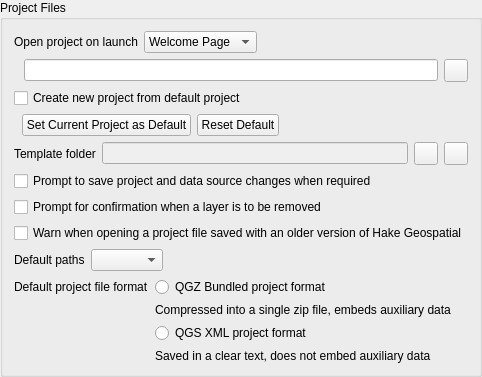
                <widget class="QgsCollapsibleGroupBox" name="groupBox_11">
                 <property name="title">
                  <string>Project Files</string>
                 </property>
                 <layout class="QGridLayout" name="gridLayout_38">
                  <item row="0" column="0">
                   <layout class="QGridLayout" name="gridLayout_4">
                    <item row="0" column="2" colspan="2">
                     <widget class="QComboBox" name="mProjectOnLaunchCmbBx">
                      <property name="sizePolicy">
                       <sizepolicy hsizetype="Maximum" vsizetype="Fixed">
                        <horstretch>0</horstretch>
                        <verstretch>0</verstretch>
                       </sizepolicy>
                      </property>
                      <item>
                       <property name="text">
                        <string>Welcome Page</string>
                       </property>
                      </item>
                      <item>
                       <property name="text">
                        <string>Most recent</string>
                       </property>
                      </item>
                      <item>
                       <property name="text">
                        <string>Specific</string>
                       </property>
                      </item>
                      <item>
                       <property name="text">
                        <string>New</string>
                       </property>
                      </item>
                     </widget>
                    </item>
                    <item row="1" column="5">
                     <widget class="QToolButton" name="mProjectOnLaunchPushBtn">
                      <property name="sizePolicy">
                       <sizepolicy hsizetype="Maximum" vsizetype="Fixed">
                        <horstretch>0</horstretch>
                        <verstretch>0</verstretch>
                       </sizepolicy>
                      </property>
                      <property name="toolTip">
                       <string>Select file</string>
                      </property>
                      <property name="statusTip">
                       <string/>
                      </property>
                      <property name="text">
                       <string/>
                      </property>
                      <property name="icon">
                       <iconset resource="../../images/images.qrc">
                        <normaloff>:/images/themes/default/mActionFileOpen.svg</normaloff>:/images/themes/default/mActionFileOpen.svg</iconset>
                      </property>
                     </widget>
                    </item>
                    <item row="1" column="0">
                     <spacer name="horizontalSpacer_35">
                      <property name="orientation">
                       <enum>Qt::Orientation::Horizontal</enum>
                      </property>
                      <property name="sizeType">
                       <enum>QSizePolicy::Policy::Fixed</enum>
                      </property>
                      <property name="sizeHint" stdset="0">
                       <size>
                        <width>4</width>
                        <height>20</height>
                       </size>
                      </property>
                     </spacer>
                    </item>
                    <item row="0" column="4">
                     <spacer name="horizontalSpacer_36">
                      <property name="orientation">
                       <enum>Qt::Orientation::Horizontal</enum>
                      </property>
                      <property name="sizeHint" stdset="0">
                       <size>
                        <width>40</width>
                        <height>20</height>
                       </size>
                      </property>
                     </spacer>
                    </item>
                    <item row="1" column="1" colspan="4">
                     <widget class="QLineEdit" name="mProjectOnLaunchLineEdit">
                      <property name="sizePolicy">
                       <sizepolicy hsizetype="Expanding" vsizetype="Fixed">
                        <horstretch>0</horstretch>
                        <verstretch>0</verstretch>
                       </sizepolicy>
                      </property>
                     </widget>
                    </item>
                    <item row="0" column="0" colspan="2">
                     <widget class="QLabel" name="label_54">
                      <property name="sizePolicy">
                       <sizepolicy hsizetype="Maximum" vsizetype="Preferred">
                        <horstretch>0</horstretch>
                        <verstretch>0</verstretch>
                       </sizepolicy>
                      </property>
                      <property name="text">
                       <string>Open project on launch</string>
                      </property>
                     </widget>
                    </item>
                   </layout>
                  </item>
                  <item row="1" column="0">
                   <widget class="QCheckBox" name="cbxProjectDefaultNew">
                    <property name="text">
                     <string>Create new project from default project</string>
                    </property>
                   </widget>
                  </item>
                  <item row="2" column="0">
                   <layout class="QHBoxLayout" name="horizontalLayout_16">
                    <item>
                     <spacer name="horizontalSpacer_22">
                      <property name="orientation">
                       <enum>Qt::Orientation::Horizontal</enum>
                      </property>
                      <property name="sizeType">
                       <enum>QSizePolicy::Policy::Fixed</enum>
                      </property>
                      <property name="sizeHint" stdset="0">
                       <size>
                        <width>8</width>
                        <height>20</height>
                       </size>
                      </property>
                     </spacer>
                    </item>
                    <item>
                     <widget class="QPushButton" name="pbnProjectDefaultSetCurrent">
                      <property name="text">
                       <string>Set Current Project as Default</string>
                      </property>
                     </widget>
                    </item>
                    <item>
                     <widget class="QPushButton" name="pbnProjectDefaultReset">
                      <property name="text">
                       <string>Reset Default</string>
                      </property>
                     </widget>
                    </item>
                    <item>
                     <spacer name="horizontalSpacer_9">
                      <property name="orientation">
                       <enum>Qt::Orientation::Horizontal</enum>
                      </property>
                      <property name="sizeHint" stdset="0">
                       <size>
                        <width>40</width>
                        <height>20</height>
                       </size>
                      </property>
                     </spacer>
                    </item>
                   </layout>
                  </item>
                  <item row="3" column="0">
                   <layout class="QHBoxLayout" name="horizontalLayout_15">
                    <item>
                     <widget class="QLabel" name="label_31">
                      <property name="text">
                       <string>Template folder</string>
                      </property>
                     </widget>
                    </item>
                    <item>
                     <widget class="QLineEdit" name="leTemplateFolder">
                      <property name="enabled">
                       <bool>false</bool>
                      </property>
                     </widget>
                    </item>
                    <item>
                     <widget class="QToolButton" name="pbnTemplateFolderBrowse">
                      <property name="toolTip">
                       <string>Select folder</string>
                      </property>
                      <property name="text">
                       <string/>
                      </property>
                      <property name="icon">
                       <iconset resource="../../images/images.qrc">
                        <normaloff>:/images/themes/default/mActionFileOpen.svg</normaloff>:/images/themes/default/mActionFileOpen.svg</iconset>
                      </property>
                     </widget>
                    </item>
                    <item>
                     <widget class="QToolButton" name="pbnTemplateFolderReset">
                      <property name="toolTip">
                       <string>Reset</string>
                      </property>
                      <property name="text">
                       <string/>
                      </property>
                      <property name="icon">
                       <iconset resource="../../images/images.qrc">
                        <normaloff>:/images/themes/default/mActionUndo.svg</normaloff>:/images/themes/default/mActionUndo.svg</iconset>
                      </property>
                     </widget>
                    </item>
                   </layout>
                  </item>
                  <item row="4" column="0">
                   <widget class="QCheckBox" name="chbAskToSaveProjectChanges">
                    <property name="text">
                     <string>Prompt to save project and data source changes when required</string>
                    </property>
                   </widget>
                  </item>
                  <item row="5" column="0">
                   <widget class="QCheckBox" name="mLayerDeleteConfirmationChkBx">
                    <property name="text">
                     <string>Prompt for confirmation when a layer is to be removed</string>
                    </property>
                   </widget>
                  </item>
                  <item row="6" column="0">
                   <widget class="QCheckBox" name="chbWarnOldProjectVersion">
                    <property name="text">
                     <string>Warn when opening a project file saved with an older version of Hake Geospatial</string>
                    </property>
                   </widget>
                  </item>
                  <item row="7" column="0">
                   <layout class="QHBoxLayout" name="horizontalLayout_2">
                    <item>
                     <widget class="QLabel" name="mDefaultPathsLabel">
                      <property name="text">
                       <string>Default paths</string>
                      </property>
                     </widget>
                    </item>
                    <item>
                     <widget class="QComboBox" name="mDefaultPathsComboBox"/>
                    </item>
                    <item>
                     <spacer name="horizontalSpacer_24">
                      <property name="orientation">
                       <enum>Qt::Orientation::Horizontal</enum>
                      </property>
                      <property name="sizeHint" stdset="0">
                       <size>
                        <width>40</width>
                        <height>20</height>
                       </size>
                      </property>
                     </spacer>
                    </item>
                   </layout>
                  </item>
                  <item row="8" column="0">
                   <layout class="QGridLayout" name="gridLayout_31">
                    <item row="0" column="0">
                     <widget class="QLabel" name="label_67">
                      <property name="text">
                       <string>Default project file format</string>
                      </property>
                     </widget>
                    </item>
                    <item row="0" column="1">
                     <widget class="QRadioButton" name="mFileFormatQgzButton">
                      <property name="sizePolicy">
                       <sizepolicy hsizetype="Expanding" vsizetype="Fixed">
                        <horstretch>0</horstretch>
                        <verstretch>0</verstretch>
                       </sizepolicy>
                      </property>
                      <property name="text">
                       <string>QGZ Bundled project format</string>
                      </property>
                      <attribute name="buttonGroup">
                       <string notr="true">mDefaultProjectFileFormatButtonGroup</string>
                      </attribute>
                     </widget>
                    </item>
                    <item row="1" column="1">
                     <widget class="QLabel" name="mFileFormatQgzDescription">
                      <property name="text">
                       <string>Compressed into a single zip file, embeds auxiliary data</string>
                      </property>
                      <property name="wordWrap">
                       <bool>true</bool>
                      </property>
                     </widget>
                    </item>
                    <item row="2" column="1">
                     <widget class="QRadioButton" name="mFileFormatQgsButton">
                      <property name="sizePolicy">
                       <sizepolicy hsizetype="Expanding" vsizetype="Fixed">
                        <horstretch>0</horstretch>
                        <verstretch>0</verstretch>
                       </sizepolicy>
                      </property>
                      <property name="toolTip">
                       <string>The auxiliary data will be kept in a separate .qgd data file which must be distributed along with the .qgs project file.</string>
                      </property>
                      <property name="text">
                       <string>QGS XML project format</string>
                      </property>
                      <attribute name="buttonGroup">
                       <string notr="true">mDefaultProjectFileFormatButtonGroup</string>
                      </attribute>
                     </widget>
                    </item>
                    <item row="3" column="1">
                     <widget class="QLabel" name="mFileFormatQgsDescription">
                      <property name="text">
                       <string>Saved in a clear text, does not embed auxiliary data</string>
                      </property>
                      <property name="wordWrap">
                       <bool>true</bool>
                      </property>
                     </widget>
                    </item>
                   </layout>
                  </item>
                 </layout>
                </widget>
